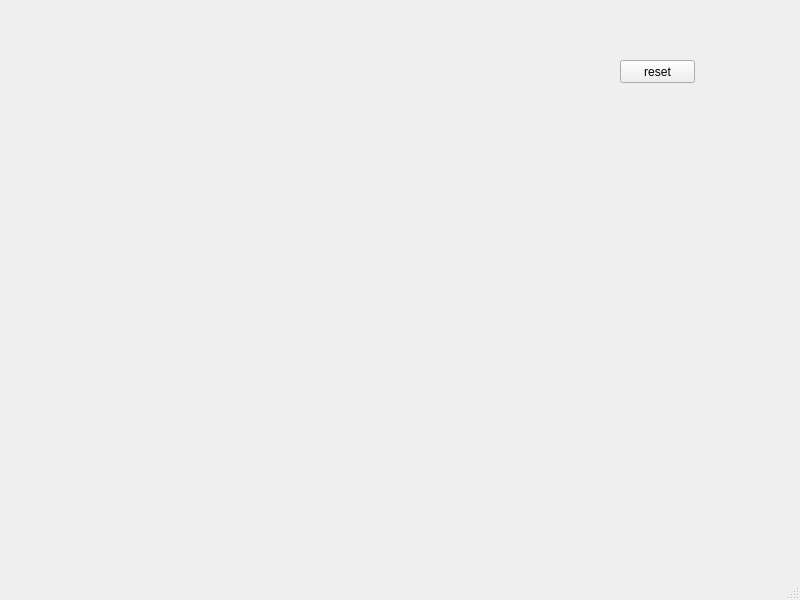
<?xml version="1.0" encoding="UTF-8"?>
<ui version="4.0">
 <class>MainWindow</class>
 <widget class="QMainWindow" name="MainWindow">
  <property name="geometry">
   <rect>
    <x>0</x>
    <y>0</y>
    <width>800</width>
    <height>600</height>
   </rect>
  </property>
  <property name="windowTitle">
   <string>MainWindow</string>
  </property>
  <widget class="QWidget" name="centralwidget">
   <widget class="QPushButton" name="pb">
    <property name="geometry">
     <rect>
      <x>620</x>
      <y>60</y>
      <width>75</width>
      <height>23</height>
     </rect>
    </property>
    <property name="text">
     <string>reset</string>
    </property>
   </widget>
  </widget>
  <widget class="QMenuBar" name="menubar">
   <property name="geometry">
    <rect>
     <x>0</x>
     <y>0</y>
     <width>800</width>
     <height>21</height>
    </rect>
   </property>
  </widget>
  <widget class="QStatusBar" name="statusbar"/>
 </widget>
 <resources/>
 <connections/>
</ui>
